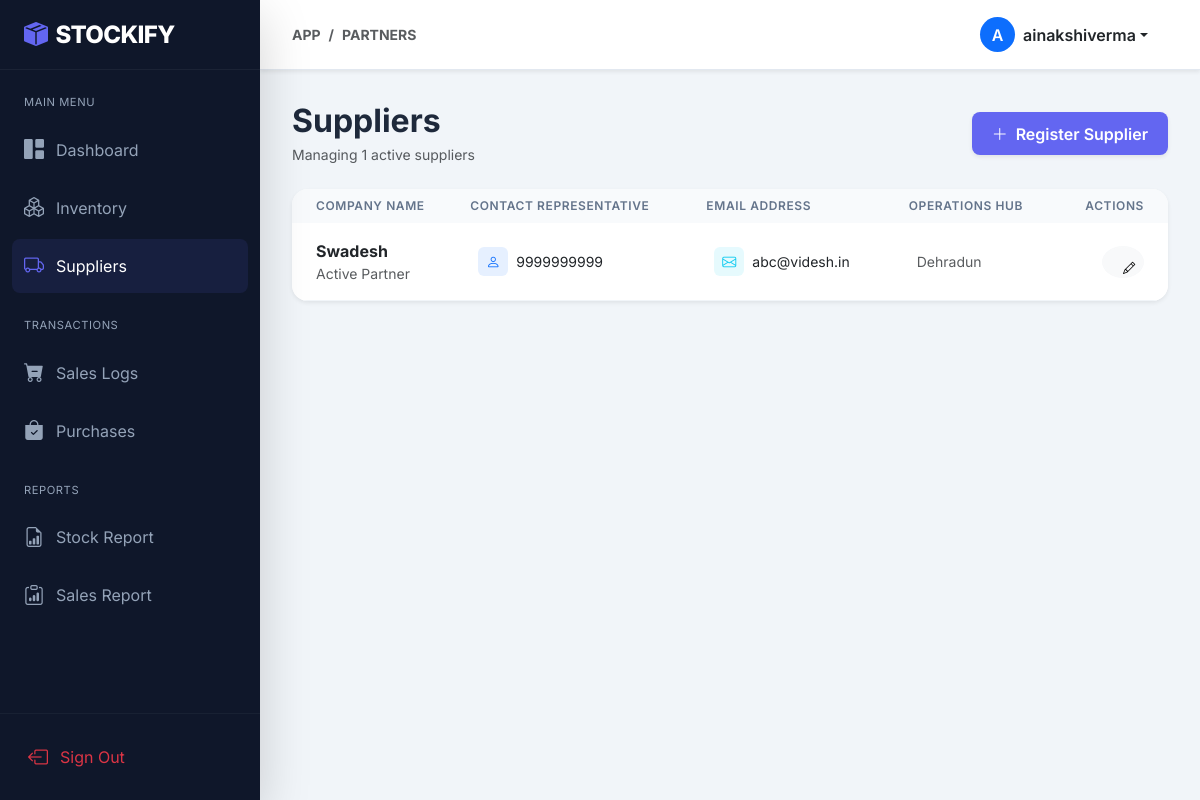
Page /suppliers/ (signed in) on the committed database.
### inventory/models.py (models this page shows, shortened)
class Supplier(models.Model):
    name = models.CharField(max_length=100)
    contact = models.CharField(max_length=100)
    email = models.EmailField()
    address = models.TextField()
    user = models.ForeignKey(User, on_delete=models.CASCADE)

### inventory/views.py (the view)
# urls.py: path('suppliers/', views.supplier_list, name='supplier_list'),
@login_required
def supplier_list(request):
    suppliers = Supplier.objects.filter(user=request.user)
    return render(request, 'supplier_list.html', {'suppliers': suppliers})

### templates/supplier_list.html (shortened to what this page needs)
{% extends 'base.html' %}
{% block breadcrumb %}Partners{% endblock %}
{% block content %}
<div class="d-flex justify-content-between align-items-center mb-4">
    <div>
        <h2 class="fw-bold mb-1">Suppliers</h2>
        <p class="text-muted small mb-0">Managing {{ suppliers|length }} active suppliers</p>
    </div>
    <a href="{% url 'add_supplier' %}" class="btn btn-primary d-flex align-items-center shadow-sm">
        <i class="bi bi-plus-lg me-2"></i> Register Supplier
    </a>
</div>
<div class="card border-0 shadow-sm overflow-hidden">
    <div class="table-responsive">
        <table class="table table-hover align-middle mb-0">
            <thead>
                <tr>
                    <th class="ps-4">Company Name</th>
                    <th>Contact Representative</th>
                    <th>Email Address</th>
                    <th>Operations Hub</th>
                    <th class="text-end pe-4">Actions</th>
                </tr>
            </thead>
            <tbody>
                {% for supplier in suppliers %}
                <tr>
                    <td class="ps-4 py-3">
                        <div class="fw-bold text-dark">{{ supplier.name }}</div>
                        <div class="small text-muted">Active Partner</div>
                    </td>
                    <td>
                        <div class="d-flex align-items-center">
                            <div class="bg-primary bg-opacity-10 text-primary rounded px-2 py-1 small me-2"><i
                                    class="bi bi-person"></i></div>
                            <span class="small">{{ supplier.contact }}</span>
                        </div>
                    </td>
                    <td>
                        <div class="d-flex align-items-center">
                            <div class="bg-info bg-opacity-10 text-info rounded px-2 py-1 small me-2"><i
                                    class="bi bi-envelope"></i></div>
                            <span class="small">{{ supplier.email }}</span>
                        </div>
                    </td>
                    <td class="small text-muted">{{ supplier.address|truncatechars:40 }}</td>
                    <td class="text-end pe-4">
                        <button class="btn btn-light btn-sm rounded-circle" style="width: 32px; height: 32px;"><i
                                class="bi bi-pencil small"></i></button>
                    </td>
                </tr>
                {% endfor %}
            </tbody>
        </table>
    </div>
</div>
{% endblock %}

### templates/base.html (shortened to what this page needs)
{% load static %}
<!DOCTYPE html>
<html lang="en">
<head>
    <link href="https://cdn.jsdelivr.net/npm/bootstrap@5.3.0/dist/css/bootstrap.min.css" rel="stylesheet">
    <link rel="stylesheet" href="https://cdn.jsdelivr.net/npm/bootstrap-icons@1.11.0/font/bootstrap-icons.css">
    <link rel="stylesheet" href="{% static 'css/style.css' %}">
</head>
<body>
    <aside class="sidebar shadow-lg" id="sidebar">
        <div class="sidebar-header">
            <a href="{% url 'dashboard' %}" class="sidebar-brand">
                <i class="bi bi-box-seam-fill me-2"></i>
                <span>STOCKIFY</span>
            </a>
        </div>
        <nav class="sidebar-nav">
            <div class="nav-label">Main Menu</div>
            <div class="nav-item">
                <a href="{% url 'dashboard' %}"
                    class="nav-link {% if request.resolver_match.url_name == 'dashboard' %}active{% endif %}">
                    <i class="bi bi-grid-1x2-fill"></i>
                    <span>Dashboard</span>
                </a>
            </div>
            <div class="nav-item">
                <a href="{% url 'product_list' %}" class="nav-link {% if 'product' in request.path %}active{% endif %}">
                    <i class="bi bi-boxes"></i>
                    <span>Inventory</span>
                </a>
            </div>
            <div class="nav-item">
                <a href="{% url 'supplier_list' %}"
                    class="nav-link {% if 'supplier' in request.path %}active{% endif %}">
                    <i class="bi bi-truck"></i>
                    <span>Suppliers</span>
                </a>
            </div>
            <div class="nav-label mt-4">Transactions</div>
            <div class="nav-item">
                <a href="{% url 'sales_history' %}" class="nav-link {% if 'sale' in request.path %}active{% endif %}">
                    <i class="bi bi-cart-dash-fill"></i>
                    <span>Sales Logs</span>
                </a>
            </div>
            <div class="nav-item">
                <a href="{% url 'purchase_history' %}"
                    class="nav-link {% if 'purchase' in request.path %}active{% endif %}">
                    <i class="bi bi-bag-check-fill"></i>
                    <span>Purchases</span>
                </a>
            </div>
            <div class="nav-label mt-4">Reports</div>
            <div class="nav-item">
                <a href="{% url 'inventory_report' %}"
                    class="nav-link {% if 'inventory_report' in request.path %}active{% endif %}">
                    <i class="bi bi-file-earmark-bar-graph"></i>
                    <span>Stock Report</span>
                </a>
            </div>
            <div class="nav-item">
                <a href="{% url 'sales_report' %}"
                    class="nav-link {% if 'sales_report' in request.path %}active{% endif %}">
                    <i class="bi bi-clipboard-data"></i>
                    <span>Sales Report</span>
                </a>
            </div>
        </nav>
        <div class="sidebar-footer p-3 border-top border-secondary border-opacity-10">
            <a href="{% url 'logout' %}" class="nav-link text-danger">
                <i class="bi bi-box-arrow-left"></i>
                <span>Sign Out</span>
            </a>
        </div>
    </aside>
    <div class="wrapper">
        <header class="topbar sticky-top shadow-sm">
            <div class="d-flex align-items-center">
                <nav aria-label="breadcrumb" class="d-none d-md-block">
                    <ol class="breadcrumb mb-0">
                        <li class="breadcrumb-item small text-uppercase text-muted fw-bold">App</li>
                        <li class="breadcrumb-item small text-uppercase fw-bold active" aria-current="page">
                            {% block breadcrumb %}Overview{% endblock %}
                        </li>
                    </ol>
                </nav>
            </div>
            <div class="d-flex align-items-center">
                <div class="dropdown">
                    <button class="btn btn-white border-0 dropdown-toggle d-flex align-items-center" type="button"
                        data-bs-toggle="dropdown">
                        <div class="rounded-circle bg-primary text-white p-2 me-2 d-flex align-items-center justify-content-center"
                            style="width: 35px; height: 35px;">
                            {{ user.username|first|upper }}
                        </div>
                        <span class="d-none d-sm-inline fw-semibold text-dark">{{ user.username }}</span>
                    </button>
                </div>
            </div>
        </header>
        <main class="content-area">
            {% block content %}
            {% endblock %}
        </main>
    </div>
</body>
</html>

### static/css/style.css (style rules this page uses)
:root { --primary: #6366f1; --primary-hover: #4f46e5; --secondary: #64748b; --success: #10b981; --danger: #ef4444; --warning: #f59e0b; --info: #3b82f6; --dark: #0f172a; --light: #f8fafc; --white: #ffffff; --sidebar-width: 260px; --topbar-height: 70px; --transition: all 0.3s cubic-bezier(0.4, 0, 0.2, 1); }
body { background-color: #f1f5f9; font-family: 'Inter', system-ui, -apple-system, sans-serif; color: #1e293b; overflow-x: hidden; }
.sidebar { width: var(--sidebar-width); height: 100vh; position: fixed; top: 0; left: 0; background: var(--dark); color: var(--white); transition: var(--transition); z-index: 1040; display: flex; flex-direction: column; }
.sidebar-header { height: var(--topbar-height); display: flex; align-items: center; padding: 0 1.5rem; border-bottom: 1px solid rgba(255, 255, 255, 0.05); }
.sidebar-brand { font-size: 1.5rem; font-weight: 800; color: var(--white); text-decoration: none; letter-spacing: -0.025em; display: flex; align-items: center; }
.sidebar-brand i { color: var(--primary); }
.sidebar-nav { flex-grow: 1; padding: 1.5rem 0.75rem; overflow-y: auto; }
.nav-label { font-size: 0.7rem; text-transform: uppercase; letter-spacing: 0.05em; color: #94a3b8; margin-bottom: 0.75rem; padding: 0 0.75rem; }
.nav-item { margin-bottom: 0.25rem; }
.nav-link { display: flex; align-items: center; padding: 0.75rem; color: #94a3b8; text-decoration: none; border-radius: 0.5rem; transition: var(--transition); }
.nav-link i { font-size: 1.25rem; margin-right: 0.75rem; transition: var(--transition); }
.nav-link:hover, .nav-link.active { background: rgba(99, 102, 241, 0.1); color: var(--white); }
.nav-link.active i, .nav-link:hover i { color: var(--primary); }
.wrapper { margin-left: var(--sidebar-width); transition: var(--transition); }
.topbar { height: var(--topbar-height); background: var(--white); border-bottom: 1px solid #e2e8f0; display: flex; align-items: center; justify-content: space-between; padding: 0 2rem; position: sticky; top: 0; z-index: 1030; }
.content-area { padding: 2rem; }
.card { border: none; border-radius: 1rem; box-shadow: 0 4px 6px -1px rgb(0 0 0 / 0.1), 0 2px 4px -2px rgb(0 0 0 / 0.1); transition: var(--transition); overflow: hidden; }
.table th { background: #f8fafc; color: #64748b; font-weight: 600; text-transform: uppercase; font-size: 0.75rem; letter-spacing: 0.05em; border: none; }
.table td { border-color: #f1f5f9; padding: 1rem; }
.btn { padding: 0.6rem 1.25rem; border-radius: 0.5rem; font-weight: 600; transition: var(--transition); }
.btn-primary { background: var(--primary); border: none; }

### rows in the picture
Supplier: name "Swadesh", contact "9999999999", email "abc@videsh.in", address "Dehradun"

### other values in the picture
{{ user.username|first|upper }} "A"
{{ user.username }} "ainakshiverma"
{{ suppliers|length }} "1"
